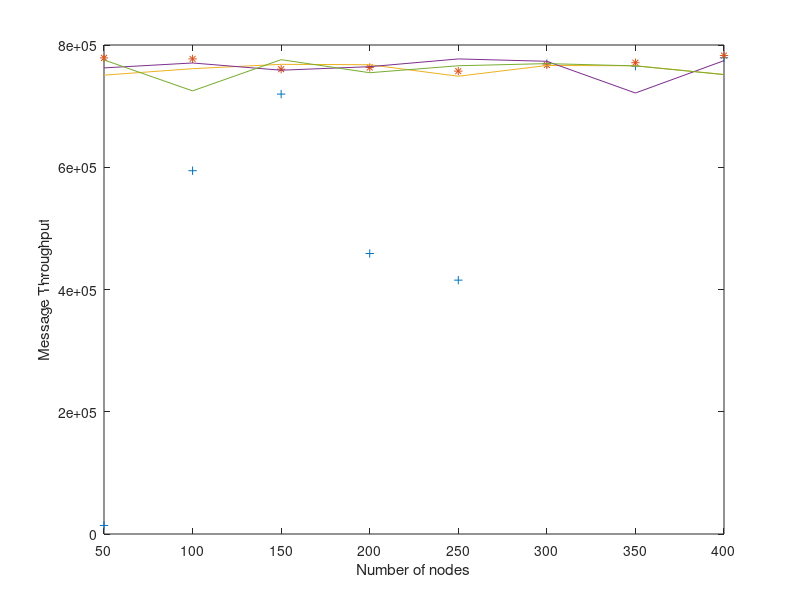

Here is the MATLAB script that generated this plot:
x=[50 100 150 200 250 300 350 400];
y1=[13994.6634533120,594339.222351572,719697.895470383,458867.638709677,415316.504915454,769534.683150830,765382.828591256,779041.703011423];
y2=[778887.055615357,777291.248663595,760396.269176782,763194.389991660,757286.613597033,767355.912934701,771061.188384696,782753.328259634];
y3=[750684.925218633,761281.631061013,768376.869315816,767733.273559166,748917.852088510,766514.002073972,766044.255280126,751828.220472441];
y4=[762562.203410094,770595.652660613,758761.952708817,764544.783746529,777207.817626997,773347.073495935,721460.372609913,774408.205434878];
y5=[775531.609011005,724961.202907764,776015.533273650,754661.543329545,766051.823907324,769557.310242476,765852.679381153,751545.187755509];
plot(x,y1,'+',x,y2,'*',x,y3,x,y4,x,y5);
xlabel('Number of nodes');
ylabel('Message Throughput');
% msg throughput vs no of nodes